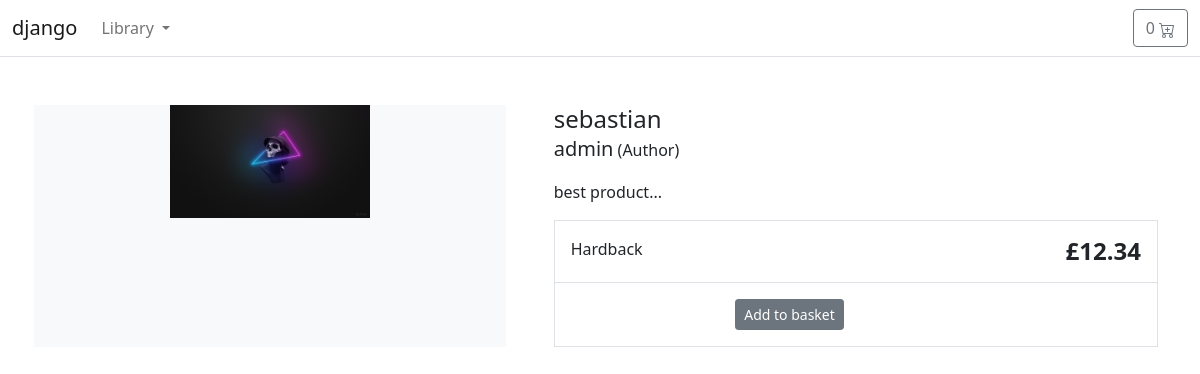
Screenshot of /item/sebastian/ with the database file from the repository.
### store/models.py (models this page shows, shortened)
class Product(models.Model):
    category = models.ForeignKey(Category, related_name='product', on_delete=models.CASCADE)
    created_by = models.ForeignKey(User, on_delete=models.CASCADE, related_name='product_creator')
    title = models.CharField(max_length=255)
    author = models.CharField(max_length=255, default='admin')
    description = models.TextField(blank=True)
    image = models.ImageField(upload_to='images/', default='images/default.png')
    slug = models.SlugField(max_length=255)
    price = models.DecimalField(max_digits=4, decimal_places=2)
    in_stock = models.BooleanField(default=True)
    is_active = models.BooleanField(default=True)
    created = models.DateTimeField(auto_now_add=True)
    updated = models.DateTimeField(auto_now=True)
    class Meta:
        verbose_name_plural = 'Products'
        ordering = ('-created',)

### store/views.py (the view)
# urls.py: path('item/<slug:slug>/', views.products_detail, name='products_detail'),
def products_detail(request, slug):
    product = get_object_or_404(Product, slug=slug, in_stock=True)
    return render(request, 'store/products/detail.html', {'product': product})

### basket/basket.py (called while the page is built)
    def __len__(self):
        return sum(item['qty'] for item in self.basket.values())

### basket/context_processors.py (called while the page is built)
def basket(request):                   ## get request
    return {'basket': Basket(request)} ## sending the request to Basket

### store/models.py (called while the page is built)
    def get_absolute_url(self):
        return reverse('store:category_list', args=[self.slug])

### store/views.py (called while the page is built)
def categories(request):
    return {
        'categories': Category.objects.all()
    }

### templates/store/products/detail.html (shortened to what this page needs)
{% extends '../base.html' %}
{% load static %}
{% block content %}
<div class="container">
    <main class="pt-5">
        <div class="row g-3">
            <div class="col-md-5 col-lg-5 order-md-first bg-light">
                <img class="img-fluid mx-auto d-block" width="200px" alt="Responsive image" src="{{ product.image.url }}">
            </div>
            <div class="col-md-7 col-lg-7 ps-md-3 ps-lg-5">
                <h1 class="mb-0 h4">{{ product.title }}</h1>
                <p><span class="lead">{{ product.author }}</span> (Author)</p>
                <p>{{ product.description|slice:":355" }}...</p>
                <div class="border">
                    <div class="col border-bottom">
                        <div class="row p-3">
                            <div class="col-6">Hardback</div>
                            <div class="col-6 text-end"><span class="h4 fw-bold">£{{ product.price }}</span></div>
                        </div>
                    </div>
                    <div class="col">
                        <div class="row p-3">
                            <div class="col-6 text-end">
                                <button type="button" id="add-button" value="{{ product.id }}" class="btn btn-secondary btn-sm">Add to basket</button>
                            </div>
                        </div>
                    </div>
                </div>
            </div>
        </div>
    </main>
</div>
{% endblock %}

### rows the page displays
Product: image (picture), title "sebastian", author "admin", description "best product", price "12.34"
